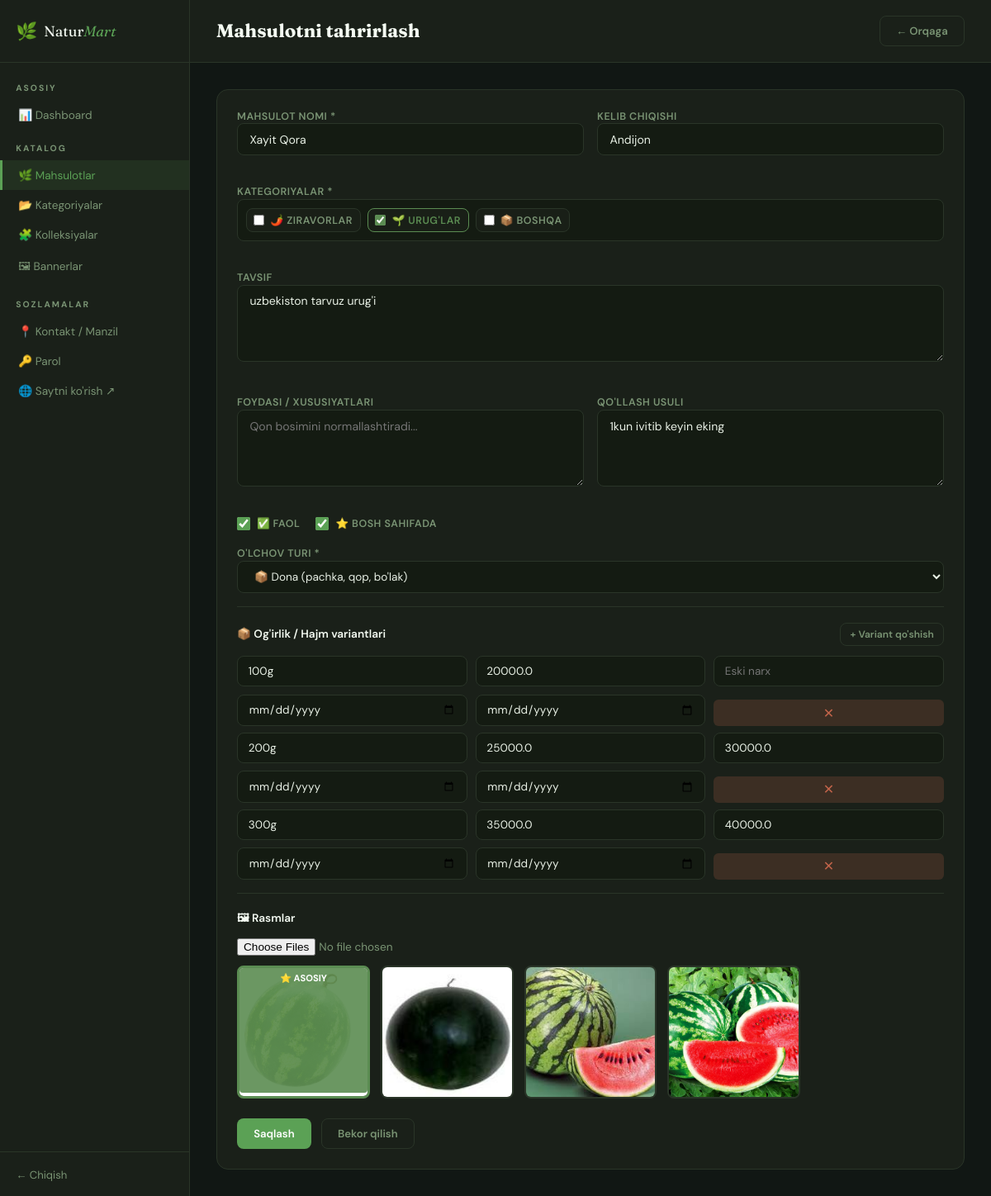
Page /admin/mahsulotlar/3/tahrirlash (signed in) on the committed database.
### tables this page shows
CREATE TABLE product (
                id INTEGER PRIMARY KEY AUTOINCREMENT,
                name TEXT NOT NULL,
                slug TEXT UNIQUE NOT NULL,
                category_id INTEGER,
                description TEXT,
                origin TEXT,
                benefits TEXT,
                usage_tips TEXT,
                price REAL NOT NULL DEFAULT 0,
                old_price REAL,
                image TEXT,
                is_featured INTEGER DEFAULT 0,
                is_active INTEGER DEFAULT 1,
                is_organic INTEGER DEFAULT 0,
                stock INTEGER DEFAULT 100,
                created_at TEXT DEFAULT (datetime('now')), unit_type TEXT DEFAULT 'dona', min_amount REAL DEFAULT 1, view_count INTEGER DEFAULT 0, cart_add_count INTEGER DEFAULT 0,
                FOREIGN KEY (category_id) REFERENCES category(id) ON DELETE SET NULL
            );

CREATE TABLE category (
                id INTEGER PRIMARY KEY AUTOINCREMENT,
                name TEXT NOT NULL,
                slug TEXT UNIQUE NOT NULL,
                icon TEXT DEFAULT '🌿',
                type TEXT DEFAULT 'ziravod',
                description TEXT,
                sort_order INTEGER DEFAULT 0
            , parent_id INTEGER, is_type INTEGER DEFAULT 0);

CREATE TABLE product_variants (
                id INTEGER PRIMARY KEY AUTOINCREMENT,
                product_id INTEGER NOT NULL,
                label TEXT NOT NULL,
                price REAL NOT NULL, old_price REAL, stock INTEGER DEFAULT 100, min_amount REAL DEFAULT 1, promo_end_date TEXT, promo_start_at TEXT, promo_end_at TEXT, scheduled_price REAL,
                FOREIGN KEY (product_id) REFERENCES product(id) ON DELETE CASCADE
            );

CREATE TABLE product_images (
                id INTEGER PRIMARY KEY AUTOINCREMENT,
                product_id INTEGER NOT NULL,
                image_path TEXT NOT NULL,
                is_primary INTEGER DEFAULT 0,
                order_index INTEGER DEFAULT 0,
                FOREIGN KEY (product_id) REFERENCES product(id) ON DELETE CASCADE
            );

### app/routes/admin.py (the view, shortened to what this page needs)
@admin.route('/mahsulotlar/<int:pid>/tahrirlash', methods=['GET','POST'])
@login_required
def edit_product(pid):
    db = get_db()
    product = db.execute('SELECT * FROM product WHERE id=?',(pid,)).fetchone()
    if not product: abort(404)
    cats = [c for c in _parent_category_nodes(db) if c.get('depth') == 0]
    variants = db.execute('SELECT * FROM product_variants WHERE product_id=? ORDER BY id',(pid,)).fetchall()
    images = db.execute('SELECT * FROM product_images WHERE product_id=? ORDER BY is_primary DESC, order_index',(pid,)).fetchall()
    existing_cat_ids = [r[0] for r in db.execute('SELECT category_id FROM product_categories WHERE product_id=?',(pid,)).fetchall()]
    return render_template('admin/product_form.html', product=product, cats=cats,
                           variants=variants, product_images=images, product_category_ids=existing_cat_ids)

### app/__init__.py (called while the page is built)
def get_db():
    if 'db' not in g:
        g.db = sqlite3.connect(DATABASE, detect_types=sqlite3.PARSE_DECLTYPES)
        g.db.row_factory = sqlite3.Row
        g.db.execute('PRAGMA foreign_keys = ON')
    return g.db

### app/routes/admin.py (called while the page is built)
def login_required(f):
    @wraps(f)
    def decorated(*args,**kwargs):
        if not session.get('admin_id'):
            return redirect(url_for('admin.login'))
        return f(*args,**kwargs)
    return decorated

### app/templates/admin/product_form.html (shortened to what this page needs)
{% extends 'admin/base_admin.html' %}
{% block content %}
<div class="topbar">
  <h1 class="page-title">{% if product %}Mahsulotni tahrirlash{% else %}Yangi mahsulot{% endif %}</h1>
  <a href="{{ url_for('admin.products') }}" class="btn btn-outline">← Orqaga</a>
</div>
<div class="admin-content form-content">
  <div class="card">
    <form id="mainForm" method="POST" enctype="multipart/form-data"
      action="{% if product %}{{ url_for('admin.edit_product', pid=product.id) }}{% else %}{{ url_for('admin.add_product') }}{% endif %}">
      <div class="form-grid">
        <div class="form-group full pf-name-origin">
          <label>Mahsulot nomi *
            <input type="text" name="name" value="{{ product.name if product else '' }}" required
              placeholder="masalan: Qizil qalampir (o'tkir)">
          </label>
          <label>Kelib chiqishi
            <input type="text" name="origin" value="{{ product.origin if product else '' }}"
              placeholder="Hindiston, Andijon...">
          </label>
        </div>
        <div class="form-group full">
          <label>Kategoriyalar *</label>
          <div class="cat-checkboxes">
            <div class="cat-group tree">
              {% for c in cats %}
              <label class="cat-check-item cat-tree-item"
                     data-cat-id="{{ c.id }}"
                     data-parent-id="{{ c.parent_id if c.parent_id is not none else '' }}"
                     data-depth="{{ c.depth }}"
                     style="--depth: {{ c.depth }};">
                <input type="checkbox" name="category_ids" value="{{ c.id }}" style="width:auto;"
                       {% if product_category_ids is defined and c.id in product_category_ids %}checked{% endif %}>
                <span class="cat-check-text">
                  {{ c.icon }} {{ c.name }}
                </span>
              </label>
              {% endfor %}
            </div>
          </div>
        </div>
        <div class="form-group full">
          <label>Tavsif</label>
          <textarea name="description" rows="4"
            placeholder="Mahsulot haqida batafsil...">{{ product.description if product else '' }}</textarea>
        </div>
        <div class="form-group">
          <label>Foydasi / Xususiyatlari</label>
          <textarea name="benefits" rows="4"
            placeholder="Qon bosimini normallashtiradi...">{{ product.benefits if product else '' }}</textarea>
        </div>
        <div class="form-group">
          <label>Qo'llash usuli</label>
          <textarea name="usage_tips" rows="4"
            placeholder="Taomga qo'shiladi, choy sifatida...">{{ product.usage_tips if product else '' }}</textarea>
        </div>
        <div class="form-group full pf-flags">
          <label class="check-label"><input type="checkbox" name="is_active" {% if not product or product.is_active
              %}checked{% endif %}> ✅ Faol</label>
          <label class="check-label"><input type="checkbox" name="is_featured" {% if product and product.is_featured
              %}checked{% endif %}> ⭐ Bosh sahifada</label>
        </div>
      </div>
      <div class="form-group">
        <label>O'lchov turi *</label>
        <select name="unit_type" id="unitTypeSelect" onchange="updateUnitHint()"
          style="padding:0.55rem 1rem;border:1.5px solid var(--a-border);border-radius:8px;background:var(--a-input);color:var(--a-text);font-size:0.85rem;outline:none;width:100%;">
          <option value="dona" {% if not product or product.unit_type=='dona' or not product.unit_type %}selected{%
            endif %}>📦 Dona (pachka, qop, bo'lak)</option>
        </select>
      </div>
      <div style="border-top:1px solid var(--a-border);padding-top:1.2rem;margin-top:0.5rem;">
        <div style="display:flex;justify-content:space-between;align-items:center;margin-bottom:0.8rem;">
          <p style="font-size:0.85rem;font-weight:600;color:var(--a-white);">📦 Og'irlik / Hajm variantlari</p>
          <button type="button" onclick="addVariant()" class="btn btn-outline btn-sm">+ Variant qo'shish</button>
        </div>
        <div id="variantRows">
          {% if variants %}
          {% for v in variants %}
          <div class="variant-row">
            <input type="text" name="v_label_{{ loop.index0 }}" value="{{ v.label }}"
              placeholder="Variant (100g, 1kg, 250ml)">
            <input type="number" name="v_price_{{ loop.index0 }}" value="{{ v.price }}" placeholder="Narx (so'm)"
              min="1" step="any">
            <input type="number" name="v_old_price_{{ loop.index0 }}" value="{{ v.old_price if v.old_price else '' }}"
              placeholder="Eski narx" min="1" step="any">
            <input type="date" name="v_promo_start_{{ loop.index0 }}"
              value="{{ ((v.promo_start_at if v.promo_start_at else '')|replace(' ', 'T'))[:10] }}"
              title="Aksiya boshlanish sanasi">
            <input type="date" name="v_promo_end_{{ loop.index0 }}"
              value="{{ (((v.promo_end_at if v.promo_end_at else (v.promo_end_date if v.promo_end_date else '')))|replace(' ', 'T'))[:10] }}"
              title="Aksiya tugash sanasi">
            <button type="button" class="btn-remove-var" onclick="removeVariant(this)">✕</button>
          </div>
          {% endfor %}
          {% endif %}
        </div>
      </div>
      <div style="border-top:1px solid var(--a-border);padding-top:1.2rem;margin-top:1rem;">
        <p style="font-size:0.85rem;font-weight:600;color:var(--a-white);margin-bottom:0.6rem;">🖼 Rasmlar</p>
        <input type="file" name="images" accept="image/*" multiple style="font-size:0.85rem;color:var(--a-muted);">
        {% if product_images is defined and product_images %}
        <div class="img-grid" style="margin-top:0.8rem;">
          {% for img in product_images %}
          <div class="img-thumb{% if img.is_primary %} primary{% endif %}" id="imgthumb-{{ img.id }}">
            <img src="{{ url_for('static', filename='img/products/'+img.image_path) }}">
            {% if img.is_primary %}<div class="img-primary-badge">⭐ ASOSIY</div>{% endif %}
          </div>
          {% endfor %}
        </div>
        {% endif %}
      </div>
      <div class="form-btn-group" style="display:flex;gap:0.75rem;margin-top:1.5rem;">
        <button type="submit" class="btn btn-green">{% if product %}Saqlash{% else %}Qo'shish{% endif %}</button>
        <a href="{{ url_for('admin.products') }}" class="btn btn-outline">Bekor qilish</a>
      </div>
    </form>
  </div>
</div>
{% endblock %}

### app/static/css/admin.css (style rules this page uses)
:root { --a-bg: #111714; --a-card: #1A2019; --a-border: #2A3528; --a-text: #E8F0E5; --a-muted: #7A9474; --a-green: #5BA155; --a-gold: #C9963A; --a-red: #C2644A; --a-blue: #4A8BC2; --a-white: #F4FBF2; --a-input: #141B12; }
*, *::before, *::after { box-sizing: border-box; margin: 0; padding: 0; }
body { font-family: 'DM Sans', sans-serif; background: var(--a-bg); color: var(--a-text); min-height: 100vh; }
a { color: inherit; text-decoration: none; }
h1, h2, h3 { font-family: 'Fraunces', serif; }
button, input, select, textarea { font-family: inherit; }
.topbar { display: flex; align-items: center; justify-content: space-between; gap: 10px; padding: 1.2rem 2rem; border-bottom: 1px solid var(--a-border); background: var(--a-card); }
.page-title { font-size: 1.4rem; color: var(--a-white); }
.admin-content { padding: 2rem; }
.card { background: var(--a-card); border: 1px solid var(--a-border); border-radius: 14px; padding: 1.5rem; }
.btn { display: inline-flex; align-items: center; justify-content: center; gap: 0.4rem; padding: 0.55rem 1.2rem; border-radius: 8px; font-size: 0.82rem; font-weight: 600; border: 1.5px solid transparent; cursor: pointer; transition: all 0.15s; }
.btn-green { background: var(--a-green); color: #fff; }
.btn-outline { background: transparent; border-color: var(--a-border); color: var(--a-muted); }
.btn-sm { padding: 0.3rem 0.7rem; font-size: 0.75rem; }
.form-grid { display: grid; grid-template-columns: 1fr 1fr; gap: 1rem; }
.form-group { margin-bottom: 1rem; }
.form-group label { font-size: 0.78rem; font-weight: 600; color: var(--a-muted); text-transform: uppercase; letter-spacing: 0.5px; }
.form-group input, .form-group select, .form-group textarea { width: 100%; padding: 0.6rem 0.9rem; border: 1.5px solid var(--a-border); border-radius: 8px; background: var(--a-input); color: var(--a-text); font-size: 0.88rem; outline: none; transition: border-color 0.2s; }
.form-group textarea { resize: vertical; }
.form-group.full { grid-column: span 2; }
.form-group select option { background: var(--a-card); }
.pf-name-origin { display: grid; grid-template-columns: repeat(2, minmax(0, 1fr)); gap: 1rem; }
.pf-flags { display: flex; gap: 1.2rem; flex-wrap: wrap; }
.check-label { display: flex; align-items: center; gap: 0.5rem; cursor: pointer; font-size: 0.85rem; color: var(--a-muted); }
.check-label input { width: 16px; height: 16px; accent-color: var(--a-green); }
.variant-row { display: grid; grid-template-columns: repeat(3, 1fr); gap: 0.6rem; align-items: end; margin-bottom: 0.5rem; }
.variant-row input { padding: 0.55rem 0.8rem; border: 1.5px solid var(--a-border); border-radius: 8px; background: var(--a-input); color: var(--a-text); font-size: 0.85rem; outline: none; width: 100%; }
.btn-remove-var { background: rgba(194, 100, 74, 0.2); color: var(--a-red); border: none; border-radius: 6px; width: 100%; height: 32px; display: flex; align-items: center; justify-content: center; cursor: pointer; font-size: 1rem; transition: background 0.15s; }
.img-grid { display: grid; grid-template-columns: repeat(auto-fill, minmax(90px, 1fr)); gap: 0.6rem; margin-top: 0.5rem; }
.img-thumb { position: relative; border-radius: 8px; overflow: hidden; border: 2px solid var(--a-border); aspect-ratio: 1; background: var(--a-input); }
.img-thumb img { width: 100%; height: 100%; object-fit: cover; object-position: center; }
.img-primary-badge { position: absolute; bottom: 4px; left: 4px; background: var(--a-green); color: #fff; font-size: 0.6rem; font-weight: 700; padding: 0.1rem 0.35rem; border-radius: 4px; }

### rows in the picture
product: name "Xayit Qora", origin "Andijon", description "uzbekiston tarvuz urug'i", usage_tips "1kun ivitib keyin eking", is_active "☑", is_featured "☑", unit_type "📦 Dona (pachka, qop, bo'lak)"
category: icon "🌶️", name "ZIRAVORLAR"
category: category_ids "☑", icon "🌱", name "URUG'LAR"
category: icon "📦", name "BOSHQA"
product_variants: v_label_0 "100g", v_price_0 "20000.0"
product_variants: label "200g", price "25000.0", old_price "30000.0"
product_variants: label "300g", price "35000.0", old_price "40000.0"
product_images: is_primary "⭐ ASOSIY"
product_images: image_path (picture)
product_images: image_path (picture)
product_images: image_path (picture)
